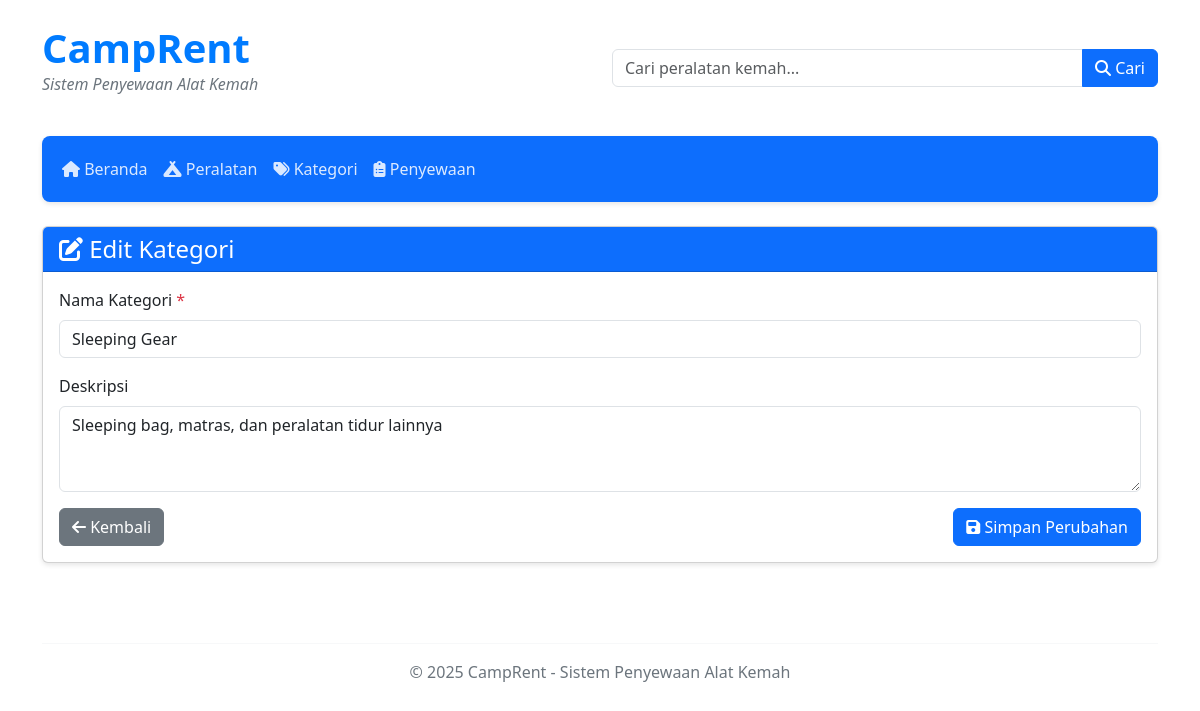
Page /index.php?page=kategori_edit&id=2 on the committed database.
### tables this page shows
CREATE TABLE IF NOT EXISTS kategori (
    id INT PRIMARY KEY AUTO_INCREMENT,
    nama VARCHAR(100) NOT NULL,
    deskripsi TEXT,
    created_at TIMESTAMP DEFAULT CURRENT_TIMESTAMP,
    updated_at TIMESTAMP DEFAULT CURRENT_TIMESTAMP ON UPDATE CURRENT_TIMESTAMP
);

### class/Kategori.php (called while the page is built, shortened)
<?php
class Kategori {
    private $db;
    public function __construct($db) {
        $this->db = $db;
    }
    public function getById($id) {
        $query = "SELECT * FROM kategori WHERE id = :id";
        $stmt = $this->db->prepare($query);
        $stmt->bindParam(':id', $id);
        $stmt->execute();
        return $stmt->fetch();
    }
}

### view/kategori/edit.php (the view, shortened to what this page needs)
<?php
$id = $_GET['id'];
$kategoriObj = new Kategori($db);
$kategori = $kategoriObj->getById($id);
?>
<div class="card mb-4">
    <div class="card-header bg-primary text-white">
        <h4 class="mb-0"><i class="fas fa-edit"></i> Edit Kategori</h4>
    </div>
    <div class="card-body">
        <form action="index.php?page=kategori_edit&id=<?php echo $id; ?>" method="POST">
            <div class="mb-3">
                <label for="nama" class="form-label">Nama Kategori <span class="text-danger">*</span></label>
                <input type="text" class="form-control" id="nama" name="nama" required
                       value="<?php echo isset($_POST['nama']) ? htmlspecialchars($_POST['nama']) : htmlspecialchars($kategori['nama']); ?>">
            </div>
            <div class="mb-3">
                <label for="deskripsi" class="form-label">Deskripsi</label>
                <textarea class="form-control" id="deskripsi" name="deskripsi" rows="3"><?php echo isset($_POST['deskripsi']) ? htmlspecialchars($_POST['deskripsi']) : htmlspecialchars($kategori['deskripsi']); ?></textarea>
            </div>
            <div class="d-flex justify-content-between">
                <a href="index.php?page=kategori" class="btn btn-secondary">
                    <i class="fas fa-arrow-left"></i> Kembali
                </a>
                <button type="submit" class="btn btn-primary">
                    <i class="fas fa-save"></i> Simpan Perubahan
                </button>
            </div>
        </form>
    </div>
</div>

### style.css (style rules this page uses)
body { font-family: 'Segoe UI', Tahoma, Geneva, Verdana, sans-serif; background-color: #f8f9fa; color: #333; }
.card { border-radius: 8px; box-shadow: 0 2px 5px rgba(0, 0, 0, 0.1); transition: all 0.3s ease; }
.btn { border-radius: 4px; padding: 0.5rem 1rem; transition: all 0.3s ease; }
.btn-primary { background-color: #007bff; border-color: #007bff; }
.form-control { border-radius: 4px; border: 1px solid #ced4da; padding: 0.6rem 1rem; }

### rows in the picture
kategori: nama "Sleeping Gear", deskripsi "Sleeping bag, matras, dan peralatan tidur lainnya"
